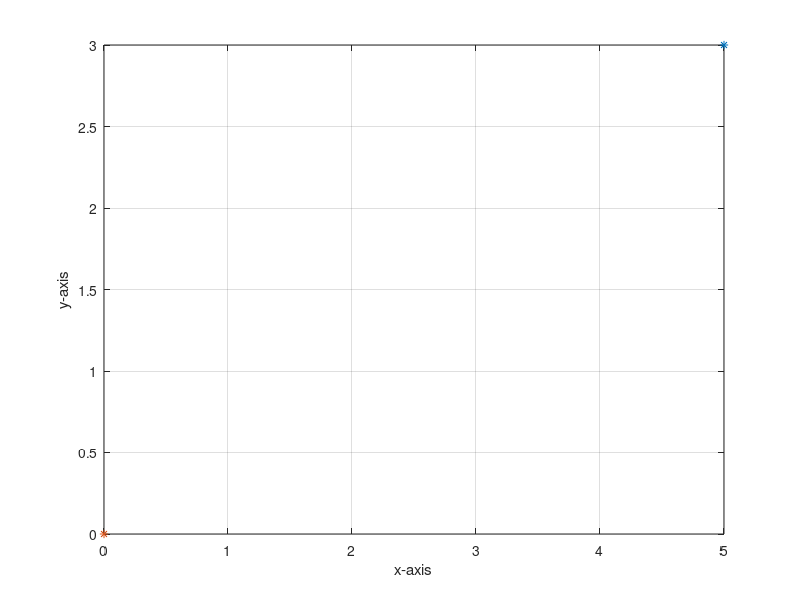

MATLAB code for this plot: (Note: this script raises an error after producing the figure.)
%function Environment()

clc;
clear all;

%% % input file 
% ........................
% READ ME
% ........................
%     1.obstacle polygon vertices are numbered in clock-wise direction
% 
%     2.number 1 vertex will be the down most point of the side where the
%       will collide
..................................................................................................................
s=0.1;  % s-step_size
t=0.1;  %t-tolerence
p_start= [0 0];
p_goal=[5 3];
obs1=[1 0;1 2;3 0];
obs2=[4 1;2 3;5 2];
xboundary=[0 5];
yboundary=[0 3];
status='no path exsist';

%% % environment plotting
...............................................................................................................
x_p=linspace(xboundary(1,1),xboundary(1,2),0.01);
y_p=linspace(yboundary(1,1),yboundary(1,2),0.01);
plot(x_p,y_p)

xlabel('x-axis')
xlim(xboundary)
ylabel('y-axis')
ylim(yboundary)
hold on;
grid on;


%plotting p_start and p_goal
plot(p_goal(1,1),p_goal(1,2),'*')
plot(p_start(1,1),p_start(1,2),'*')

%plotting obstacle 1
obs1_plot=polyshape([obs1(1,1) obs1(2,1) obs1(3,1)],[obs1(1,2) obs1(2,2) obs1(3,2)]);
plot(obs1_plot)

%plotting obstacle 2
obs2_plot=polyshape([obs2(1,1) obs2(2,1) obs2(3,1)],[obs2(1,2) obs2(2,2) obs2(3,2)]);
plot(obs2_plot)


%%
%obstacle 1 polygon line equations
.....................................................................................................................
coefficients = polyfit([obs1(1,1),obs1(2,1)], [obs1(1,2),obs1(2,2)], 1);
m(1,1) = atand(coefficients (1)); %gradient

coefficients = polyfit([obs1(2,1),obs1(3,1)], [obs1(2,2),obs1(3,2)], 1);
m(1,2) =atand(coefficients (1)); %gradient

coefficients =polyfit([obs1(3,1),obs1(1,1)], [obs1(3,2),obs1(1,2)], 1);
m(1,3) =atand(coefficients (1)); %gradient

%obstacle 1 polygon line equations
.....................................................................
coefficients = polyfit([obs2(1,1),obs2(2,1)], [obs2(1,2),obs2(2,2)], 1);
m(2,1) = atand(coefficients (1)); %gradient

coefficients = polyfit([obs2(2,1),obs2(3,1)], [obs2(2,2),obs2(3,2)], 1);
m(2,2) = atand(coefficients (1)); %gradient

coefficients =polyfit([obs2(3,1),obs2(1,1)], [obs2(3,2),obs2(1,2)], 1);
m(2,3) = atand(coefficients (1)); %gradient


%%
%bug1 path planning
......................................................................................................................
x=p_start(1,1);
y=p_start(1,2);
distance(1)=sqrt((x-p_goal(1,1))^2-(y-p_goal(1,2))^2);
theta(1)=atand((x-p_goal(1,2))/(y-p_goal(1,1)));

%calculating p_hit1
L1=[x  y;p_goal(1,1) p_goal(1,2)];
[inter1] =intersect(obs1_plot,L1);  %inter1=phit1


while distance(1) > s 

   x=x+s*cosd(theta(1));
   y=y+s*sind(theta(1));
      
   plot(x,y,'.')
   hold on
   drawnow 

   distance(1)=sqrt((x-p_goal(1,1))^2+(y-p_goal(1,2))^2);
   dis_obs(1)=sqrt((x-inter1(1,1))^2+(y-inter1(1,2))^2);
  
   if dis_obs(1) < t
     %bug1_circumnavigate()
     break
   elseif x>xboundary(1,2) || x<xboundary(1,1) || y<yboundary(1,1) || y>yboundary(1,2)
       text(((xboundary(1,2)-xboundary(1,1))/2)-0.5,(yboundary(1,2)-yboundary(1,1))/2 , status);
   end
end


%%
%circumnavigate obs1
..........................................................................................................

while   y < obs1(2,2) && y >obs1(1,2) 

   plot(x,y,'.')
   hold on
   drawnow 

   x=x+s*cosd(m(1,1));
   y=y+s*sind(m(1,1));
  
end

if x>xboundary(1,2) || x<xboundary(1,1) || y<yboundary(1,1) || y>yboundary(1,2)
       text(((xboundary(1,2)-xboundary(1,1))/2)-0.5,(yboundary(1,2)-yboundary(1,1))/2 , status);
      
end

%%
%bug1 path after leaving obs1
.....................................................................................................................
distance(2)=sqrt((x-p_goal(1,1))^2-(y-p_goal(1,2))^2);
theta(2)=atand((y-p_goal(1,2))/(x-p_goal(1,1)));

%calculating p_hit2
L2=[x  y;p_goal(1,1) p_goal(1,2)];
[inter2] =intersect(obs2_plot,L2);


while distance(2) > s 
   plot(x,y,'.')
   hold on
   drawnow 

   x=x+s*cosd(theta(2));
   y=y+s*sind(theta(2));
     
   distance(2)=sqrt((x-p_goal(1,1))^2+(y-p_goal(1,2))^2);
   dis_obs(2)=sqrt((x-inter2(1,1))^2+(y-inter2(1,2))^2);
  
   if dis_obs(2) < t  
        break
   elseif x>xboundary(1,2) || x<xboundary(1,1) || y<yboundary(1,1) || y>yboundary(1,2)
       text(((xboundary(1,2)-xboundary(1,1))/2)-0.5,(yboundary(1,2)-yboundary(1,1))/2 , status);
   end
end


%%
%circumnavigate obs2
..........................................................................................................

while y < obs2(2,2) && y >obs2(1,2)  

   x=x+s*cosd(m(2,1));
   y=y+s*sind(m(2,1));

   plot(x,y,'.')
   hold on
   drawnow 
  
end

if x>xboundary(1,2) || x<xboundary(1,1) || y<yboundary(1,1) || y>yboundary(1,2)
      text(((xboundary(1,2)-xboundary(1,1))/2)-0.5,(yboundary(1,2)-yboundary(1,1))/2 , status);
      
end

%%
%bug1 path after leaving obs1
.....................................................................................................................
distance(3)=sqrt((x-p_goal(1,1))^2-(y-p_goal(1,2))^2);
theta(3)=atand((y-p_goal(1,2))/(x-p_goal(1,1)));

%calculating p_hit2
L3=[x  y;p_goal(1,1) p_goal(1,2)];
[inter3] =intersect(obs2_plot,L2);


while distance(2) > s 
   plot(x,y,'.')
   hold on
   drawnow 

   x=x+s*cosd(theta(3));
   y=y+s*sind(theta(3));
     
   distance(3)=sqrt((x-p_goal(1,1))^2+(y-p_goal(1,2))^2);
   dis_obs(2)=sqrt((x-inter3(1,1))^2+(y-inter3(1,2))^2);
  
   if dis_obs(2) < t  
        break
   elseif x>xboundary(1,2) || x<xboundary(1,1) || y<yboundary(1,1) || y>yboundary(1,2)
        text(((xboundary(1,2)-xboundary(1,1))/2)-0.5,(yboundary(1,2)-yboundary(1,1))/2 , status);
        break
   end
end

